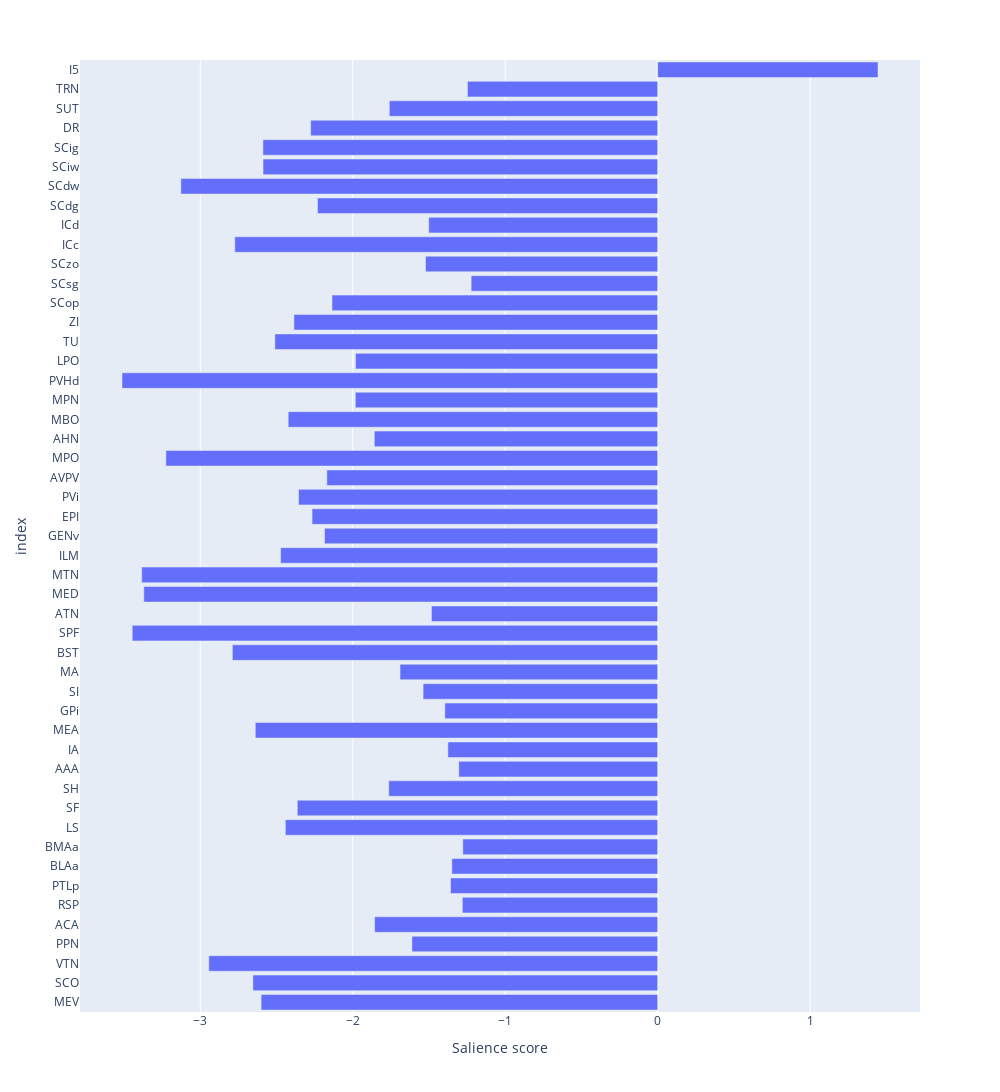

The notebook cell this image was saved under:
### Code cell
# Plot PLS salience scores
plot_threshold = 1.2 # Only brain regions with a salience higher than plot_threshold are shown. 2 is the significance threshold.

file_title = 'PLS_CFos' + '_' + normalization + '.png'

tp, salient_regions = cfosPLS.plot_salience_scores(plot_threshold, plots_output_path, file_title, AllenBrain.brain_region_dict,
                              fig_width=1000, fig_height=2000)

### Figure 1 — Plotly figure (JSON) as saved in the notebook; plotly's stock layout.template omitted (floating-point values rounded to 4 significant figures)
{"data": [{"alignmentgroup": "True", "hovertemplate": "0=%{x}<br>index=%{y}<extra></extra>", "legendgroup": "", "marker": {"color": "#636efa", "pattern": {"shape": ""}}, "name": "", "offsetgroup": "", "orientation": "h", "showlegend": false, "textposition": "auto", "type": "bar", "x": [-2.601, -2.655, -2.944, -1.612, -1.857, -1.281, -1.359, -1.35, -1.278, -2.442, -2.364, -1.764, -1.305, -1.376, -2.639, -1.396, -1.539, -1.69, -2.79, -3.446, -1.484, -3.37, -3.384, -2.473, -2.185, -2.267, -2.355, -2.17, -3.226, -1.859, -2.423, -1.983, -3.514, -1.982, -2.511, -2.386, -2.136, -1.223, -1.523, -2.774, -1.502, -2.231, -3.127, -2.589, -2.589, -2.276, -1.76, -1.248, 1.445], "xaxis": "x", "y": ["MEV", "SCO", "VTN", "PPN", "ACA", "RSP", "PTLp", "BLAa", "BMAa", "LS", "SF", "SH", "AAA", "IA", "MEA", "GPi", "SI", "MA", "BST", "SPF", "ATN", "MED", "MTN", "ILM", "GENv", "EPI", "PVi", "AVPV", "MPO", "AHN", "MBO", "MPN", "PVHd", "LPO", "TU", "ZI", "SCop", "SCsg", "SCzo", "ICc", "ICd", "SCdg", "SCdw", "SCiw", "SCig", "DR", "SUT", "TRN", "I5"], "yaxis": "y"}], "layout": {"barmode": "relative", "height": 2000, "legend": {"tracegroupgap": 0}, "margin": {"t": 60}, "width": 1000, "xaxis": {"anchor": "y", "domain": [0, 1], "title": {"text": "Salience score"}}, "yaxis": {"anchor": "x", "domain": [0, 1], "title": {"text": "index"}}}}
